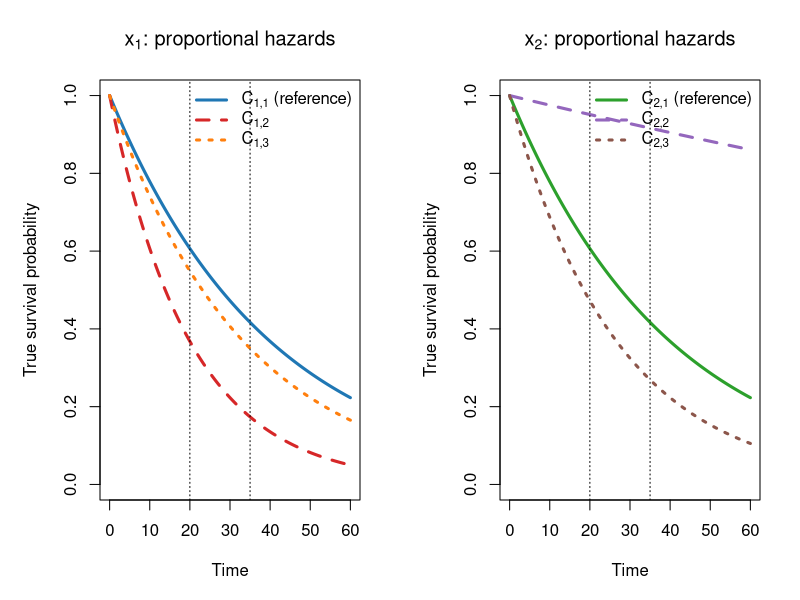
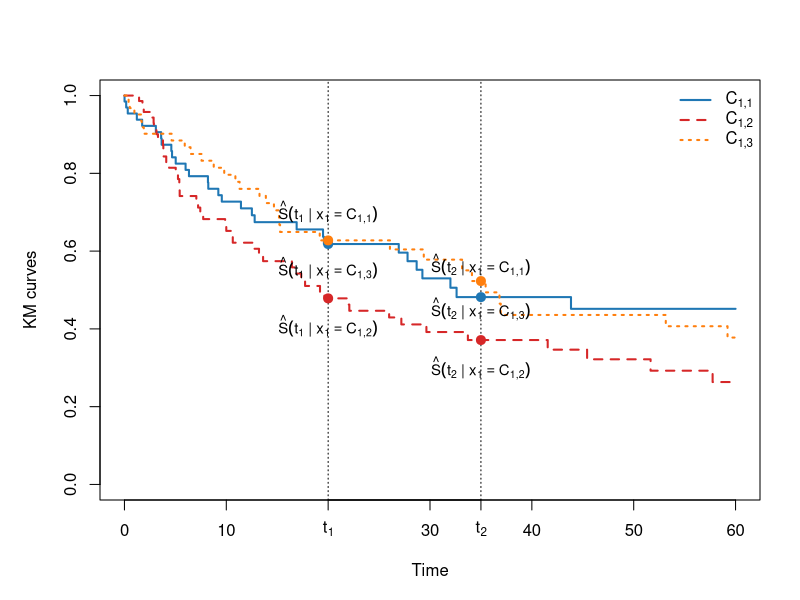
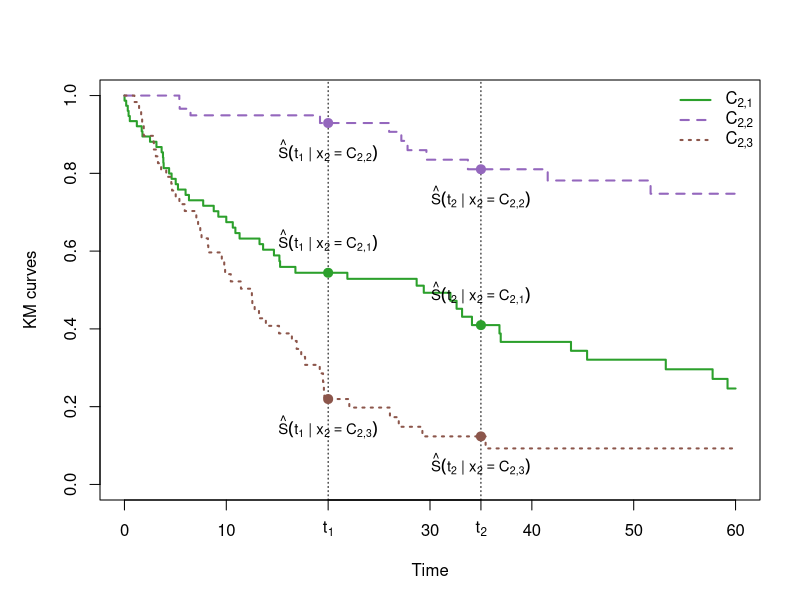
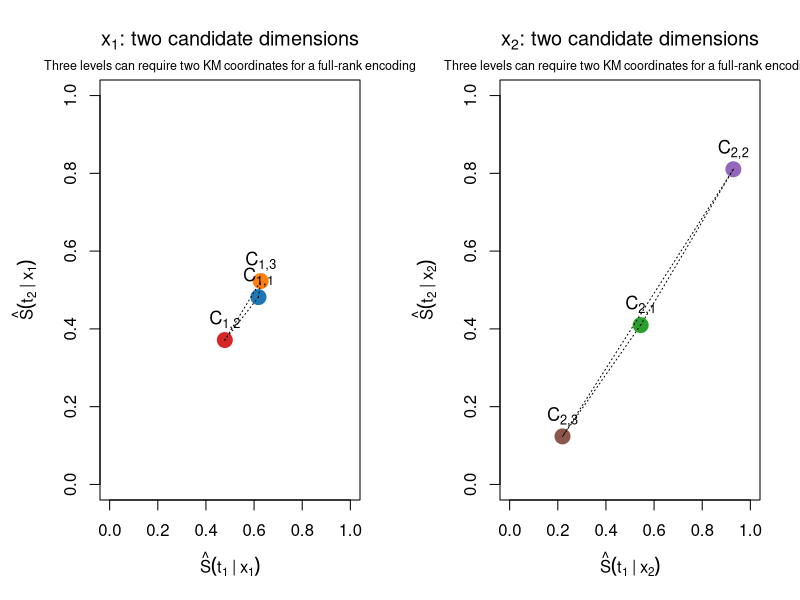
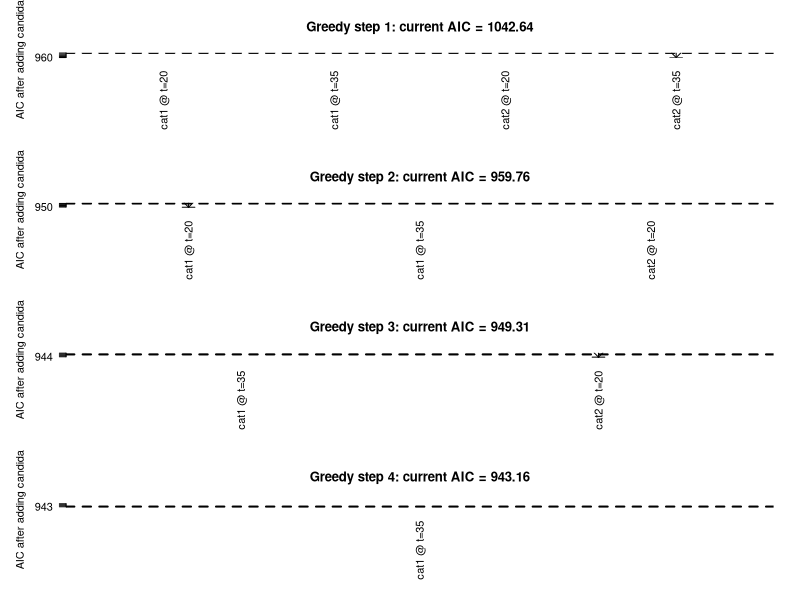
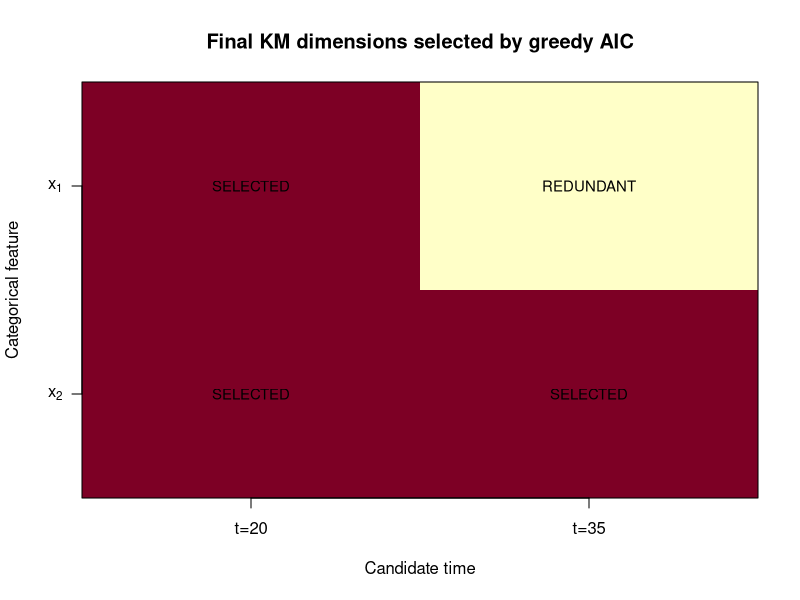
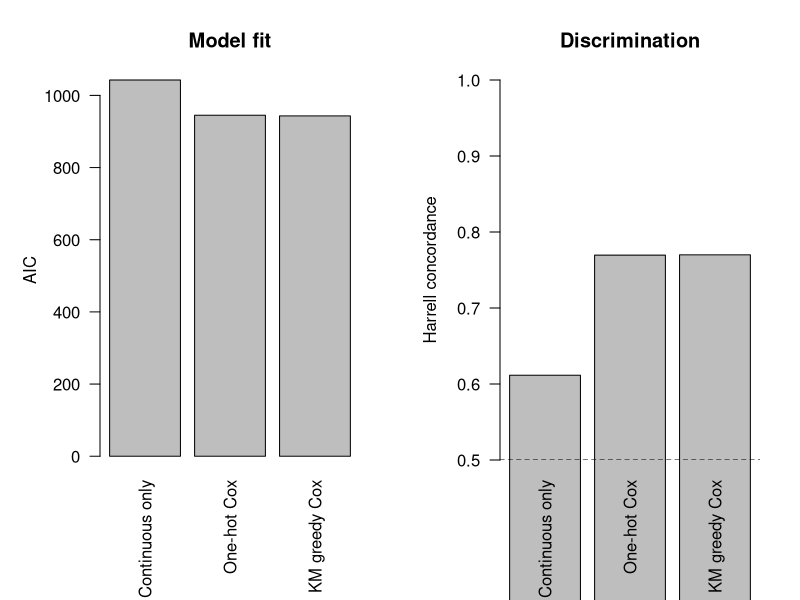

These figures' R source, in order:
# motivating example code for KM



# Required package: survival
# install.packages("survival")

suppressPackageStartupMessages(library(survival))

set.seed(5)

#  parameter settings

N              <- 200
LAMBDA0        <- 0.025
BETA_X         <- 0.50
BETA_X1_C12   <- log(2.00)  # C_{1,2} vs C_{1,1}
BETA_X1_C13   <- log(1.20)  # C_{1,3} vs C_{1,1}
BETA_X2_C22   <- log(0.1)  # C_{2,2} vs C_{2,1}
BETA_X2_C23   <- log(1.50)  # C_{2,3} vs C_{2,1}
CENSOR_RATE    <- 0.012
CANDIDATE_TIMES <- c(20, 35)
MIN_AIC_IMPROVE <- 0


# name of each category

CAT1_LABELS <- expression(
  C[1*","*1],
  C[1*","*2],
  C[1*","*3]
)

CAT2_LABELS <- expression(
  C[2*","*1],
  C[2*","*2],
  C[2*","*3]
)

CATEGORY_LABELS <- list(
  cat1 = CAT1_LABELS,
  cat2 = CAT2_LABELS
)

OUT_DIR <- "km_greedy_two_three_level_ph_output"
if (!dir.exists(OUT_DIR)) dir.create(OUT_DIR, recursive = TRUE)

CATEGORY_COLOURS <- list(
  cat1 = c("C_{1,1}" = "#1F77B4", "C_{1,2}" = "#D62728", "C_{1,3}" = "#FF7F0E"),
  cat2 = c("C_{2,1}" = "#2CA02C", "C_{2,2}" = "#9467BD", "C_{2,3}" = "#8C564B")
)


predict_surv_at <- function(sf, times) {
  as.numeric(summary(sf, times = times, extend = TRUE)$surv)
}

# define aic
cox_aic <- function(fit) {
  ll <- as.numeric(fit$loglik[2])
  k  <- sum(is.finite(coef(fit)) & !is.na(coef(fit)))
  -2 * ll + 2 * k
}

safe_coxph <- function(df) {
  try(
    coxph(
      Surv(Time, Event) ~ .,
      data = df,
      ties = "efron",
      singular.ok = FALSE,
      x = TRUE,
      y = TRUE,
      model = TRUE
    ),
    silent = TRUE
  )
}

save_plot <- function(filename, expr, width = 10, height = 7) {
  png(file.path(OUT_DIR, filename), width = width, height = height,
      units = "in", res = 180)
  on.exit(dev.off(), add = TRUE)
  eval.parent(substitute(expr))
}


# PH data generating
# h(t|x,x1,x2) = lambda0 * exp(beta_x*x + beta_12*I(x1=C_{1,2}) +
#                                      beta_13*I(x1=C_{1,3}) + beta_22*I(x2=C_{2,2}) +
#                                      beta_23*I(x2=C_{2,3}))

simulate_ph_data <- function(n) {
  x    <- rnorm(n)
  cat1 <- factor(sample(c("C_{1,1}", "C_{1,2}", "C_{1,3}"), n, replace = TRUE),
                 levels = c("C_{1,1}", "C_{1,2}", "C_{1,3}"))
  cat2 <- factor(sample(c("C_{2,1}", "C_{2,2}", "C_{2,3}"), n, replace = TRUE),
                 levels = c("C_{2,1}", "C_{2,2}", "C_{2,3}"))

  lp <- BETA_X * x +
    BETA_X1_C12 * as.integer(cat1 == "C_{1,2}") +
    BETA_X1_C13 * as.integer(cat1 == "C_{1,3}") +
    BETA_X2_C22 * as.integer(cat2 == "C_{2,2}") +
    BETA_X2_C23 * as.integer(cat2 == "C_{2,3}")

  event_time <- -log(runif(n)) / (LAMBDA0 * exp(lp))
  censor_time <- rexp(n, rate = CENSOR_RATE)

  data.frame(
    x = x,
    cat1 = cat1,
    cat2 = cat2,
    Time = pmin(event_time, censor_time),
    Event = as.integer(event_time <= censor_time),
    true_lp = lp,
    event_time = event_time,
    censor_time = censor_time
  )
}

dat <- simulate_ph_data(N)
model_dat <- dat[, c("x", "cat1", "cat2", "Time", "Event")]
cat_cols <- c("cat1", "cat2")
cont_cols <- "x"

cat("N:", nrow(dat), "\n")
cat("Events:", sum(dat$Event), "\n")
cat("Event fraction:", round(mean(dat$Event), 3), "\n")


#  Precompute category-level KM values
precompute_km <- function(train_df, cat_cols, candidate_times) {
  marginal_fit <- survfit(Surv(Time, Event) ~ 1, data = train_df)
  fallback <- predict_surv_at(marginal_fit, candidate_times)

  out <- vector("list", length(cat_cols))
  names(out) <- cat_cols

  for (cc in cat_cols) {
    levels_cc <- levels(train_df[[cc]])
    lookup <- vector("list", length(levels_cc))
    names(lookup) <- levels_cc

    for (lv in levels_cc) {
      sub <- train_df[train_df[[cc]] == lv, , drop = FALSE]
      if (nrow(sub) == 0 || sum(sub$Event) == 0) {
        lookup[[lv]] <- fallback
      } else {
        lookup[[lv]] <- predict_surv_at(
          survfit(Surv(Time, Event) ~ 1, data = sub),
          candidate_times
        )
      }
    }

    out[[cc]] <- list(
      candidate_times = candidate_times,
      lookup = lookup,
      fallback = fallback
    )
  }

  out
}

build_km_matrices <- function(df, precomp, cat_cols) {
  out <- vector("list", length(cat_cols))
  names(out) <- cat_cols

  for (cc in cat_cols) {
    pc <- precomp[[cc]]
    labels <- as.character(df[[cc]])

    mat <- t(vapply(labels, function(lv) {
      value <- pc$lookup[[lv]]
      if (is.null(value)) value <- pc$fallback
      value
    }, numeric(length(pc$candidate_times))))

    colnames(mat) <- paste0(cc, "_KM_t", pc$candidate_times)
    out[[cc]] <- mat
  }

  out
}

assemble_km_matrix <- function(full_mats, selected, cat_cols) {
  pieces <- list()
  for (cc in cat_cols) {
    idx <- selected[[cc]]
    if (length(idx) > 0) {
      pieces[[length(pieces) + 1]] <- full_mats[[cc]][, idx, drop = FALSE]
    }
  }

  if (length(pieces) == 0) {
    return(matrix(numeric(0), nrow = nrow(full_mats[[cat_cols[1]]]), ncol = 0))
  }
  do.call(cbind, pieces)
}

km_precomp <- precompute_km(model_dat, cat_cols, CANDIDATE_TIMES)
full_km <- build_km_matrices(model_dat, km_precomp, cat_cols)




# Category-level encoding table
encoding_table <- do.call(rbind, lapply(cat_cols, function(cc) {
  do.call(rbind, lapply(names(km_precomp[[cc]]$lookup), function(lv) {
    vals <- km_precomp[[cc]]$lookup[[lv]]
    data.frame(
      feature = cc,
      level = lv,
      S_t1 = vals[1],
      S_t2 = vals[2],
      stringsAsFactors = FALSE
    )
  }))
}))

write.csv(encoding_table,
          file.path(OUT_DIR, "category_km_encodings.csv"),
          row.names = FALSE)


#  forward selection (using AIC)

km_greedy_aic <- function(train_df, cont_cols, cat_cols,
                          candidate_times, full_mats,
                          min_aic_improve = 0) {
  selected <- setNames(lapply(cat_cols, function(x) integer(0)), cat_cols)
  base_df <- train_df[, c(cont_cols, "Time", "Event"), drop = FALSE]

  base_fit <- safe_coxph(base_df)
  if (inherits(base_fit, "try-error")) stop("Continuous-only Cox model failed.")
  current_aic <- cox_aic(base_fit)

  selection_log <- data.frame()
  evaluation_log <- data.frame()
  step <- 1L

  cat("STEP 0: CONTINUOUS-ONLY MODEL\n")
  cat("Model: Surv(Time, Event) ~ ", paste(cont_cols, collapse = " + "), "\n", sep = "")
  cat(sprintf("AIC = %.4f\n", current_aic))

  repeat {
    current_X <- assemble_km_matrix(full_mats, selected, cat_cols)
    selected_names <- if (ncol(current_X) == 0) character(0) else colnames(current_X)
    current_model <- paste(c(cont_cols, selected_names), collapse = " + ")
    step_results <- data.frame()

    for (cc in cat_cols) {
      remaining <- setdiff(seq_along(candidate_times), selected[[cc]])

      for (j in remaining) {
        candidate_col <- full_mats[[cc]][, j, drop = FALSE]
        X_trial <- if (ncol(current_X) == 0) candidate_col else cbind(current_X, candidate_col)

        trial_df <- cbind(base_df, as.data.frame(X_trial, check.names = FALSE))
        fit <- safe_coxph(trial_df)

        if (inherits(fit, "try-error")) {
          trial_aic <- Inf
          delta <- NA_real_
          status <- "singular/redundant"
        } else {
          trial_aic <- cox_aic(fit)
          delta <- current_aic - trial_aic
          status <- "estimable"
        }

        step_results <- rbind(step_results, data.frame(
          step = step,
          current_model = current_model,
          feature = cc,
          time_idx = j,
          time = candidate_times[j],
          candidate = paste0(cc, " @ t=", candidate_times[j]),
          candidate_column = colnames(candidate_col),
          aic_before = current_aic,
          trial_aic = trial_aic,
          delta_aic = delta,
          status = status,
          stringsAsFactors = FALSE
        ))
      }
    }

    if (nrow(step_results) == 0) break

    step_results$chosen <- FALSE
    step_results$accepted <- FALSE
    finite_rows <- which(is.finite(step_results$trial_aic))

    cat(sprintf("STEP %d: TEST EVERY REMAINING CANDIDATE\n", step))
    cat("Current model: ", current_model, "\n", sep = "")
    cat(sprintf("Current AIC: %.4f\n\n", current_aic))

    if (length(finite_rows) == 0) {
      evaluation_log <- rbind(evaluation_log, step_results)
      print(step_results[, c("candidate", "aic_before", "trial_aic", "delta_aic", "status")], row.names = FALSE)
      cat("Decision: all remaining candidates are singular/redundant. Stop.\n")
      break
    }

    winner_row <- finite_rows[which.min(step_results$trial_aic[finite_rows])]
    step_results$chosen[winner_row] <- TRUE
    best <- step_results[winner_row, ]
    accepted <- is.finite(best$delta_aic) && best$delta_aic > min_aic_improve
    step_results$accepted[winner_row] <- accepted
    evaluation_log <- rbind(evaluation_log, step_results)

    display_table <- step_results[, c("candidate", "aic_before", "trial_aic", "delta_aic", "status", "chosen", "accepted")]
    display_table$aic_before <- round(display_table$aic_before, 4)
    display_table$trial_aic <- ifelse(is.finite(display_table$trial_aic), round(display_table$trial_aic, 4), Inf)
    display_table$delta_aic <- round(display_table$delta_aic, 4)
    print(display_table, row.names = FALSE)

    if (!accepted) {
      cat(sprintf(
        "\nDecision: %s has the smallest trial AIC (%.4f), but its improvement %.4f is not greater than %.4f. Stop.\n",
        best$candidate, best$trial_aic, best$delta_aic, min_aic_improve
      ))
      break
    }

    cat(sprintf(
      "\nDecision: SELECT %s because it gives the smallest AIC: %.4f.\n",
      best$candidate, best$trial_aic
    ))
    cat(sprintf(
      "AIC reduction: %.4f - %.4f = %.4f.\n",
      current_aic, best$trial_aic, best$delta_aic
    ))

    selected[[best$feature]] <- c(selected[[best$feature]], best$time_idx)
    selection_log <- rbind(selection_log, data.frame(
      step = step,
      feature = best$feature,
      time_idx = best$time_idx,
      time = best$time,
      selected_column = best$candidate,
      aic_before = current_aic,
      aic_after = best$trial_aic,
      delta_aic = best$delta_aic,
      stringsAsFactors = FALSE
    ))

    current_aic <- best$trial_aic
    step <- step + 1L
  }

  cat("FINAL GREEDY MODEL\n")
  final_names <- unlist(lapply(cat_cols, function(cc) {
    idx <- selected[[cc]]
    if (length(idx) == 0) character(0) else colnames(full_mats[[cc]])[idx]
  }))
  cat("Model: ", paste(c(cont_cols, final_names), collapse = " + "), "\n", sep = "")
  cat(sprintf("Final AIC = %.4f\n", current_aic))

  list(
    selected = selected,
    selection_log = selection_log,
    evaluation_log = evaluation_log,
    base_aic = cox_aic(base_fit),
    final_aic = current_aic
  )
}

greedy <- km_greedy_aic(
  train_df = model_dat,
  cont_cols = cont_cols,
  cat_cols = cat_cols,
  candidate_times = CANDIDATE_TIMES,
  full_mats = full_km,
  min_aic_improve = MIN_AIC_IMPROVE
)

write.csv(greedy$selection_log,
          file.path(OUT_DIR, "greedy_selection_log.csv"),
          row.names = FALSE)
write.csv(greedy$evaluation_log,
          file.path(OUT_DIR, "greedy_all_candidate_evaluations.csv"),
          row.names = FALSE)

#  table showing every AIC comparison
step_by_step_aic <- greedy$evaluation_log[, c(
  "step", "current_model", "candidate", "aic_before", "trial_aic",
  "delta_aic", "status", "chosen", "accepted"
)]
write.csv(step_by_step_aic,
          file.path(OUT_DIR, "greedy_step_by_step_aic.csv"),
          row.names = FALSE)
capture.output(
  {
    cat(sprintf("Step 0: continuous-only AIC = %.4f\n\n", greedy$base_aic))
    for (s in sort(unique(step_by_step_aic$step))) {
      z <- step_by_step_aic[step_by_step_aic$step == s, ]
      cat(sprintf("Step %d; current model: %s\n", s, z$current_model[1]))
      print(z[, c("candidate", "aic_before", "trial_aic", "delta_aic", "status", "chosen", "accepted")], row.names = FALSE)
      cat("\n")
    }
    cat(sprintf("Final AIC = %.4f\n", greedy$final_aic))
  },
  file = file.path(OUT_DIR, "greedy_step_by_step_aic.txt")
)

cat("\nGreedy selection log:\n")
print(greedy$selection_log)

# Fit final and comparator models

X_selected <- assemble_km_matrix(full_km, greedy$selected, cat_cols)
km_model_df <- cbind(
  model_dat[, c("x", "Time", "Event")],
  as.data.frame(X_selected, check.names = FALSE)
)

fit_continuous <- coxph(Surv(Time, Event) ~ x, data = model_dat,
                        ties = "efron", x = TRUE, y = TRUE, model = TRUE)
fit_ohe <- coxph(Surv(Time, Event) ~ x + cat1 + cat2, data = model_dat,
                 ties = "efron", x = TRUE, y = TRUE, model = TRUE)
fit_km <- coxph(Surv(Time, Event) ~ ., data = km_model_df,
                ties = "efron", singular.ok = FALSE,
                x = TRUE, y = TRUE, model = TRUE)

model_comparison <- data.frame(
  model = c("Continuous only", "One-hot Cox", "KM greedy Cox"),
  n_parameters = c(length(coef(fit_continuous)), length(coef(fit_ohe)), length(coef(fit_km))),
  AIC = c(cox_aic(fit_continuous), cox_aic(fit_ohe), cox_aic(fit_km)),
  concordance = c(summary(fit_continuous)$concordance[1],
                  summary(fit_ohe)$concordance[1],
                  summary(fit_km)$concordance[1])
)
write.csv(model_comparison,
          file.path(OUT_DIR, "model_comparison.csv"),
          row.names = FALSE)

capture.output(
  list(
    data_summary = c(N = N, events = sum(dat$Event), event_fraction = mean(dat$Event)),
    true_coefficients = c(
      beta_x = BETA_X,
      beta_x1_C12 = BETA_X1_C12,
      beta_x1_C13 = BETA_X1_C13,
      beta_x2_C22 = BETA_X2_C22,
      beta_x2_C23 = BETA_X2_C23
    ),
    encoding_table = encoding_table,
    greedy_selection = greedy$selection_log,
    final_km_model = summary(fit_km),
    one_hot_model = summary(fit_ohe),
    model_comparison = model_comparison
  ),
  file = file.path(OUT_DIR, "experiment_summary.txt")
)


# Plot 1: true PH survival curves

save_plot("01_true_ph_survival_curves.png", {
  par(mfrow = c(1, 2), mar = c(5, 5, 4, 2))
  t_grid <- seq(0, 60, length.out = 300)

  # Hold x=0 and the other categorical feature at its reference level
  s_11 <- exp(-LAMBDA0 * t_grid)
  s_12 <- exp(-LAMBDA0 * exp(BETA_X1_C12) * t_grid)
  s_13 <- exp(-LAMBDA0 * exp(BETA_X1_C13) * t_grid)
  plot(t_grid, s_11, type = "l", lwd = 3, lty = 1,
       col = CATEGORY_COLOURS$cat1["C_{1,1}"], ylim = c(0, 1),
       xlab = "Time", ylab = "True survival probability",
       main = expression(x[1]*": proportional hazards"))
  lines(t_grid, s_12, lwd = 3, lty = 2, col = CATEGORY_COLOURS$cat1["C_{1,2}"])
  lines(t_grid, s_13, lwd = 3, lty = 3, col = CATEGORY_COLOURS$cat1["C_{1,3}"])
  abline(v = CANDIDATE_TIMES, lty = 3)
  legend(
    "topright",
    legend = c(
      expression(C[1*","*1] * " (reference)"),
      CAT1_LABELS[[2]],
      CAT1_LABELS[[3]]
    ),
    lty = 1:3,
    lwd = 3,
    col = unname(CATEGORY_COLOURS$cat1),
    text.col = "black",
    bty = "n"
  )

  s_21 <- exp(-LAMBDA0 * t_grid)
  s_22 <- exp(-LAMBDA0 * exp(BETA_X2_C22) * t_grid)
  s_23 <- exp(-LAMBDA0 * exp(BETA_X2_C23) * t_grid)
  plot(t_grid, s_21, type = "l", lwd = 3, lty = 1,
       col = CATEGORY_COLOURS$cat2["C_{2,1}"], ylim = c(0, 1),
       xlab = "Time", ylab = "True survival probability",
       main = expression(x[2]*": proportional hazards"))
  lines(t_grid, s_22, lwd = 3, lty = 2, col = CATEGORY_COLOURS$cat2["C_{2,2}"])
  lines(t_grid, s_23, lwd = 3, lty = 3, col = CATEGORY_COLOURS$cat2["C_{2,3}"])
  abline(v = CANDIDATE_TIMES, lty = 3)
  legend(
    "topright",
    legend = c(
      expression(C[2*","*1] * " (reference)"),
      CAT2_LABELS[[2]],
      CAT2_LABELS[[3]]
    ),
    lty = 1:3,
    lwd = 3,
    col = unname(CATEGORY_COLOURS$cat2),
    text.col = "black",
    bty = "n"
  )
}, width = 12, height = 5.5)



# Plot 2a and 2b: empirical KM curves


plot_empirical_km <- function(cc, filename) {
  
  save_plot(filename, {
    
    par(
      mar = c(5, 5, 4, 2),
      col.axis = "black",
      col.lab = "black",
      col.main = "black"
    )
    
    feature_idx <- match(cc, cat_cols)
    
    form <- as.formula(
      paste0("Surv(Time, Event) ~ ", cc)
    )
    
    sf <- survfit(
      form,
      data = model_dat
    )
    
    levels_cc <- levels(model_dat[[cc]])
    
    cols <- unname(
      CATEGORY_COLOURS[[cc]][levels_cc]
    )
    
    plot(
      sf,
      lwd = 2,
      lty = seq_along(levels_cc),
      col = cols,
      mark.time = FALSE,
      conf.int = FALSE,
      xlim = c(0, 60),
      ylim = c(0, 1),
      xaxt = "n",
      xlab = "Time",
      ylab = "KM curves",
      #  main = bquote(
      #    x[.(feature_idx)] * ": KM curves"
      #  ),
      main = " ",
      col.axis = "black",
      col.lab = "black",
      col.main = "black"
    )
    
    # Draw the ordinary numerical x-axis ticks, excluding
    # the candidate times 10 and 30.
    regular_ticks <- pretty(c(0, 60))
    regular_ticks <- setdiff(
      regular_ticks,
      CANDIDATE_TIMES
    )
    
    axis(
      side = 1,
      at = regular_ticks,
      labels = regular_ticks,
      col = "black",
      col.axis = "black"
    )
    
    # Display the candidate times as t_1 and t_2.
    axis(
      side = 1,
      at = CANDIDATE_TIMES,
      labels = expression(t[1], t[2]),
      col = "black",
      col.axis = "black"
    )
    
    abline(
      v = CANDIDATE_TIMES,
      lty = 3,
      col = "black"
    )
    
    for (i in seq_along(levels_cc)) {
      
      vals <- km_precomp[[cc]]$lookup[[levels_cc[i]]]
      
      points(
        CANDIDATE_TIMES,
        vals,
        pch = 19,
        cex = 1.2,
        col = cols[i]
      )
      
      for (j in seq_along(CANDIDATE_TIMES)) {
        
        label <- bquote(
          hat(S)(
            t[.(j)] ~ "|" ~
              x[.(feature_idx)] ==
              C[.(feature_idx) * "," * .(i)]
          )
        )
        
        label_position <- if (i == 1) {
          3
        } else if (i == 2) {
          1
        } else {
          1
        }
        
        text(
          CANDIDATE_TIMES[j],
          vals[j],
          labels = label,
          pos = label_position,
          offset = 1,
          cex = 0.9,
          col = "black",
          xpd = NA
        )
      }
    }
    
    legend(
      "topright",
      legend = CATEGORY_LABELS[[cc]],
      lty = seq_along(levels_cc),
      col = cols,
      lwd = 2,
      text.col = "black",
      bty = "n"
    )
    
  }, width = 8, height = 6)
}


# Separate KM plot for x_1
plot_empirical_km(
  cc = "cat1",
  filename = "02a_empirical_km_curves_x1.png"
)


# Separate KM plot for x_2
plot_empirical_km(
  cc = "cat2",
  filename = "02b_empirical_km_curves_x2.png"
)



# Plot 3: two-time KM category embedding

save_plot("03_two_time_km_embedding.png", {
  par(mfrow = c(1, 2), mar = c(5, 5, 4, 2))

  for (cc in cat_cols) {
    feature_idx <- match(cc, cat_cols)
    sub <- encoding_table[encoding_table$feature == cc, ]
    cols <- unname(CATEGORY_COLOURS[[cc]][sub$level])
    category_labels <- CATEGORY_LABELS[[cc]]

    plot(
      sub$S_t1,
      sub$S_t2,
      pch = 19,
      cex = 2,
      col = cols,
      xlim = range(c(sub$S_t1, 0, 1)),
      ylim = range(c(sub$S_t2, 0, 1)),
      xlab = bquote(hat(S)(t[1] ~ "|" ~ x[.(feature_idx)])),
      ylab = bquote(hat(S)(t[2] ~ "|" ~ x[.(feature_idx)])),
      main = bquote(x[.(feature_idx)] * ": two candidate dimensions")
    )

    text(
      sub$S_t1,
      sub$S_t2,
      labels = category_labels,
      pos = 3,
      cex = 1.1,
      col = "black"
    )

    if (nrow(sub) > 1) {
      pairs_idx <- combn(seq_len(nrow(sub)), 2)
      apply(pairs_idx, 2, function(idx) {
        segments(
          sub$S_t1[idx[1]],
          sub$S_t2[idx[1]],
          sub$S_t1[idx[2]],
          sub$S_t2[idx[2]],
          lty = 3
        )
      })
    }

    mtext(
      "Three levels can require two KM coordinates for a full-rank encoding",
      side = 3,
      line = 0.3,
      cex = 0.75
    )
  }
}, width = 12, height = 5.5)


# Plot 4: full AIC landscape by greedy step

save_plot("04_greedy_aic_selection.png", {
  eval_log <- greedy$evaluation_log
  n_steps <- length(unique(eval_log$step))
  par(mfrow = c(n_steps, 1), mar = c(7, 5, 4, 2))

  candidate_cols <- c(
    "cat1 @ t=10" = "#1F77B4",
    "cat1 @ t=30" = "#6BAED6",
    "cat2 @ t=10" = "#2CA02C",
    "cat2 @ t=30" = "#98DF8A"
  )

  for (s in sort(unique(eval_log$step))) {
    sub <- eval_log[eval_log$step == s, ]
    finite_aic <- sub$trial_aic[is.finite(sub$trial_aic)]
    plot_vals <- sub$trial_aic
    # Put redundant candidates just above the visible plotting range.
    if (length(finite_aic) > 0) {
      plot_vals[!is.finite(plot_vals)] <- max(c(finite_aic, sub$aic_before), na.rm = TRUE) + 2
    }

    lower <- min(c(finite_aic, sub$aic_before), na.rm = TRUE) - 1
    upper <- max(c(plot_vals, sub$aic_before), na.rm = TRUE) + 2
    bar_cols <- unname(candidate_cols[sub$candidate])

    bp <- barplot(
      plot_vals,
      names.arg = sub$candidate,
      col = bar_cols,
      border = NA,
      las = 2,
      ylim = c(lower, upper),
      ylab = "AIC after adding candidate",
      main = paste0("Greedy step ", s, ": current AIC = ", sprintf("%.2f", sub$aic_before[1]))
    )
    abline(h = sub$aic_before[1], lty = 2, lwd = 2)

    for (i in seq_len(nrow(sub))) {
      if (sub$status[i] != "estimable") {
        lab <- "redundant"
      } else {
        lab <- sprintf("AIC %.2f\nDelta %.2f", sub$trial_aic[i], sub$delta_aic[i])
      }
      text(bp[i], plot_vals[i], labels = lab, pos = 3, cex = 0.78)
      if (isTRUE(sub$accepted[i])) {
        points(bp[i], plot_vals[i], pch = 8, cex = 1.8)
      }
    }
    legend("topright", c("Current-model AIC", "Accepted candidate"),
           lty = c(2, NA), pch = c(NA, 8), lwd = c(2, NA), bty = "n")
  }
}, width = 11, height = max(6, 5 * length(unique(greedy$evaluation_log$step))))


# Plot 5: selected design matrix
save_plot("05_selected_km_design.png", {
  mat <- matrix(0L, nrow = length(cat_cols), ncol = length(CANDIDATE_TIMES),
                dimnames = list(cat_cols, paste0("t=", CANDIDATE_TIMES)))

  for (i in seq_len(nrow(greedy$selection_log))) {
    r <- match(greedy$selection_log$feature[i], cat_cols)
    c <- match(greedy$selection_log$time[i], CANDIDATE_TIMES)
    mat[r, c] <- 1L
  }

  image(x = seq_len(ncol(mat)), y = seq_len(nrow(mat)),
        z = t(mat[nrow(mat):1, , drop = FALSE]),
        axes = FALSE, xlab = "Candidate time", ylab = "Categorical feature",
        main = "Final KM dimensions selected by greedy AIC")
  axis(1, at = seq_len(ncol(mat)), labels = colnames(mat))
  axis(
    2,
    at = seq_len(nrow(mat)),
    labels = expression(x[2], x[1]),
    las = 1
  )
  box()

  mat_plot <- mat[nrow(mat):1, , drop = FALSE]
  for (r in seq_len(nrow(mat_plot))) {
    for (c in seq_len(ncol(mat_plot))) {
      text(c, r, if (mat_plot[r, c] == 1) "SELECTED" else "REDUNDANT", cex = 0.9)
    }
  }
}, width = 8, height = 5.5)


# Plot 6: model comparison

save_plot("06_model_comparison.png", {
  par(mfrow = c(1, 2), mar = c(7, 5, 4, 2))

  barplot(model_comparison$AIC,
          names.arg = model_comparison$model,
          las = 2, ylab = "AIC", main = "Model fit")

  barplot(model_comparison$concordance,
          names.arg = model_comparison$model,
          las = 2, ylim = c(0.5, 1),
          ylab = "Harrell concordance", main = "Discrimination")
  abline(h = 0.5, lty = 2)
}, width = 12, height = 5.5)




cat("\nFinished. Outputs written to:\n", normalizePath(OUT_DIR), "\n")
cat("\nKey interpretation:\n")
cat("- The DGP is exactly proportional hazards.\n")
cat("- Each categorical feature has three levels and therefore three KM values at each time.\n")
cat("- A single KM column supplies one numeric contrast among the three levels.\n")
cat("- A second KM time can add an independent contrast and need not be redundant.\n")
cat("- Greedy AIC may retain up to two KM times per categorical feature in this experiment.\n")
